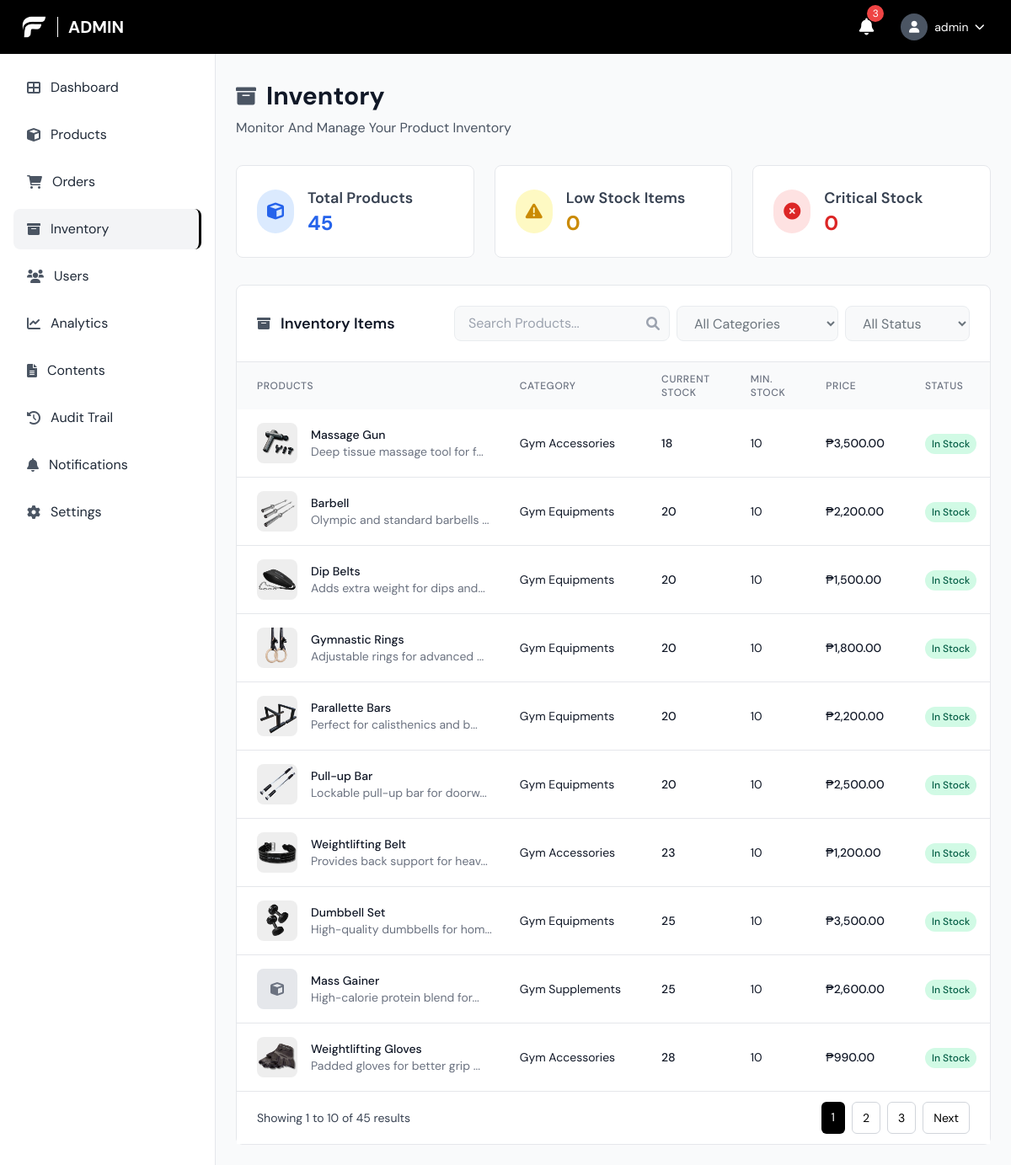
The app's page /admin/inventory.php (signed in) with its own data.
### tables this page shows
CREATE TABLE `products` (
  `product_id` bigint(20) UNSIGNED NOT NULL,
  `name` varchar(150) NOT NULL,
  `description` text DEFAULT NULL,
  `price` decimal(10,2) NOT NULL,
  `category_id` bigint(20) UNSIGNED DEFAULT NULL,
  `subcategory_id` bigint(20) UNSIGNED DEFAULT NULL,
  `images` longtext DEFAULT NULL CHECK (json_valid(`images`)),
  `stock_quantity` int(11) NOT NULL DEFAULT 0,
  `status` enum('active','inactive') NOT NULL DEFAULT 'active',
  `is_popular` tinyint(1) NOT NULL DEFAULT 0,
  `is_best_seller` tinyint(1) NOT NULL DEFAULT 0,
  `sale_percentage` int(11) DEFAULT 0,
  `created_at` timestamp NOT NULL DEFAULT current_timestamp(),
  `updated_at` timestamp NOT NULL DEFAULT current_timestamp() ON UPDATE current_timestamp(),
  `min_stock_level` int(11) NOT NULL DEFAULT 10
);

CREATE TABLE `categories` (
  `category_id` bigint(20) UNSIGNED NOT NULL,
  `name` varchar(100) NOT NULL,
  `description` text DEFAULT NULL,
  `created_at` timestamp NOT NULL DEFAULT current_timestamp(),
  `updated_at` timestamp NOT NULL DEFAULT current_timestamp() ON UPDATE current_timestamp()
);

### admin/inventory.php (the view, shortened to what the rows shown need)
<?php
$pdo = getDBConnection();
$page = max(1, intval($_GET['page'] ?? 1));
$limit = 10;
$offset = ($page - 1) * $limit;
$where_conditions = ["p.status = 'active'"];
$params = [];
$where_clause = "WHERE " . implode(" AND ", $where_conditions);
$sql = "SELECT p.*, c.name as category_name, s.name as subcategory_name
        FROM products p
        LEFT JOIN categories c ON p.category_id = c.category_id
        LEFT JOIN subcategories s ON p.subcategory_id = s.subcategory_id
        $where_clause
        ORDER BY p.stock_quantity ASC, p.name ASC
        LIMIT $limit OFFSET $offset";
$stmt = $pdo->prepare($sql);
$stmt->execute($params);
$inventory_items = $stmt->fetchAll();
?>
<!DOCTYPE html>
<html lang="en">
<head>
    <script src="https://cdn.tailwindcss.com"></script>
    <link href="https://cdnjs.cloudflare.com/ajax/libs/font-awesome/6.0.0/css/all.min.css" rel="stylesheet">
    <link rel="stylesheet" href="../css/style.css">
</head>
<body class="font-body bg-gray-50">
    <header class="bg-black text-white fixed top-0 left-0 right-0 z-50 h-16 flex items-center justify-between px-6">
        <div class="flex items-center space-x-3">
            <h1 class="text-xl font-bold uppercase">Admin</h1>
        </div>
    </header>
    <main class="ml-64 pt-24 pb-6 px-6">
        <div class="mb-8">
            <div class="flex items-center justify-between">
                <div>
                    <div class="flex items-center space-x-3 mb-2">
                        <h1 class="text-3xl font-bold text-gray-900">Inventory</h1>
                    </div>
                </div>
            </div>
        </div>
        <div class="bg-white rounded-lg border border-gray-200">
            <div class="p-6 border-b border-gray-200">
                <div class="flex flex-col lg:flex-row lg:items-center lg:justify-between space-y-4 lg:space-y-0">
                    <div class="flex items-center space-x-3">
                        <h2 class="text-lg font-semibold text-gray-900">Inventory Items</h2>
                    </div>
                </div>
            </div>
            <div class="overflow-x-auto">
                <table class="w-full">
                    <thead class="bg-gray-50">
                        <tr>
                            <th class="px-6 py-3 text-left text-xs font-medium text-gray-500 uppercase tracking-wider">Products</th>
                            <th class="px-6 py-3 text-left text-xs font-medium text-gray-500 uppercase tracking-wider">Category</th>
                            <th class="px-6 py-3 text-left text-xs font-medium text-gray-500 uppercase tracking-wider">Current Stock</th>
                            <th class="px-6 py-3 text-left text-xs font-medium text-gray-500 uppercase tracking-wider">Min. Stock</th>
                            <th class="px-6 py-3 text-left text-xs font-medium text-gray-500 uppercase tracking-wider">Price</th>
                            <th class="px-6 py-3 text-left text-xs font-medium text-gray-500 uppercase tracking-wider">Status</th>
                        </tr>
                    </thead>
                    <tbody class="bg-white divide-y divide-gray-200">
                        <?php if (empty($inventory_items)): ?>
                            <tr>
                                <td colspan="7" class="px-6 py-12 text-center text-gray-500">
                                    <i class="fas fa-archive text-4xl mb-4"></i>
                                    <p>No inventory items found</p>
                                </td>
                            </tr>
                        <?php else: ?>
                            <?php foreach ($inventory_items as $item): ?>
                                <tr class="hover:bg-gray-50">
                                    <td class="px-6 py-4 whitespace-nowrap">
                                        <div class="flex items-center">
                                            <?php
                                            $product_images = json_decode($item['images'] ?: '[]', true);
                                            if (!empty($product_images)):
                                            ?>
                                                <img src="../<?php echo htmlspecialchars($product_images[0]); ?>" alt="<?php echo htmlspecialchars($item['name']); ?>" class="w-12 h-12 rounded-lg object-cover mr-4">
                                            <?php else: ?>
                                                <div class="w-12 h-12 bg-gray-200 rounded-lg flex items-center justify-center mr-4">
                                                    <i class="fas fa-cube text-gray-500"></i>
                                                </div>
                                            <?php endif; ?>
                                            <div>
                                                <div class="text-sm font-medium text-gray-900"><?php echo htmlspecialchars($item['name']); ?></div>
                                                <div class="text-sm text-gray-500"><?php echo htmlspecialchars(substr($item['description'], 0, 30)) . '...'; ?></div>
                                            </div>
                                        </div>
                                    </td>
                                    <td class="px-6 py-4 whitespace-nowrap text-sm text-gray-900">
                                        <?php echo htmlspecialchars($item['category_name'] ?? 'N/A'); ?>
                                    </td>
                                    <td class="px-6 py-4 whitespace-nowrap text-sm font-medium text-gray-900">
                                        <?php echo $item['stock_quantity']; ?>
                                    </td>
                                    <td class="px-6 py-4 whitespace-nowrap text-sm text-gray-900">
                                        <?php echo $item['min_stock_level']; ?>
                                    </td>
                                    <td class="px-6 py-4 whitespace-nowrap text-sm font-medium text-gray-900">
                                        ₱<?php echo number_format($item['price'], 2); ?>
                                    </td>
                                    <td class="px-6 py-4 whitespace-nowrap">
                                        <?php
                                        $stock_status = '';
                                        $status_class = '';
                                        if ($item['stock_quantity'] == 0) {
                                            $stock_status = 'Out of Stock';
                                            $status_class = 'status-critical';
                                        } elseif ($item['stock_quantity'] <= $item['min_stock_level']) {
                                            $stock_status = 'Low Stock';
                                            $status_class = 'status-low';
                                        } else {
                                            $stock_status = 'In Stock';
                                            $status_class = 'status-good';
                                        }
                                        ?>
                                        <span class="px-2 py-1 text-xs font-medium rounded-full <?php echo $status_class; ?>">
                                            <?php echo $stock_status; ?>
                                        </span>
                                    </td>
                                </tr>
                            <?php endforeach; ?>
                        <?php endif; ?>
                    </tbody>
                </table>
            </div>
        </div>
    </main>
</body>
</html>

### records on screen
products: shows a picture, name "Massage Gun", description "Deep tissue massage tool for f", category.name "Gym Accessories", stock_quantity "18", min_stock_level "10", price "3,500.00", stock_status "In Stock"
products: shows a picture, name "Barbell", description "Olympic and standard barbells", category.name "Gym Equipments", stock_quantity "20", min_stock_level "10", price "2,200.00", stock_status "In Stock"
products: shows a picture, name "Dip Belts", description "Adds extra weight for dips and", category.name "Gym Equipments", stock_quantity "20", min_stock_level "10", price "1,500.00", stock_status "In Stock"
products: shows a picture, name "Gymnastic Rings", description "Adjustable rings for advanced", category.name "Gym Equipments", stock_quantity "20", min_stock_level "10", price "1,800.00", stock_status "In Stock"
products: shows a picture, name "Parallette Bars", description "Perfect for calisthenics and b", category.name "Gym Equipments", stock_quantity "20", min_stock_level "10", price "2,200.00", stock_status "In Stock"
products: shows a picture, name "Pull-up Bar", description "Lockable pull-up bar for doorw", category.name "Gym Equipments", stock_quantity "20", min_stock_level "10", price "2,500.00", stock_status "In Stock"
products: shows a picture, name "Weightlifting Belt", description "Provides back support for heav", category.name "Gym Accessories", stock_quantity "23", min_stock_level "10", price "1,200.00", stock_status "In Stock"
products: shows a picture, name "Dumbbell Set", description "High-quality dumbbells for hom", category.name "Gym Equipments", stock_quantity "25", min_stock_level "10", price "3,500.00", stock_status "In Stock"
products: name "Mass Gainer", description "High-calorie protein blend for", category.name "Gym Supplements", stock_quantity "25", min_stock_level "10", price "2,600.00", stock_status "In Stock"
products: shows a picture, name "Weightlifting Gloves", description "Padded gloves for better grip", category.name "Gym Accessories", stock_quantity "28", min_stock_level "10", price "990.00", stock_status "In Stock"

### other values on screen
$_SESSION['username'] "admin"
$total_products "45"
$low_stock_items "0"
$critical_stock "0"
$offset + 1 "1"
min($offset + $limit, $total_items) "10"
$total_items "45"
